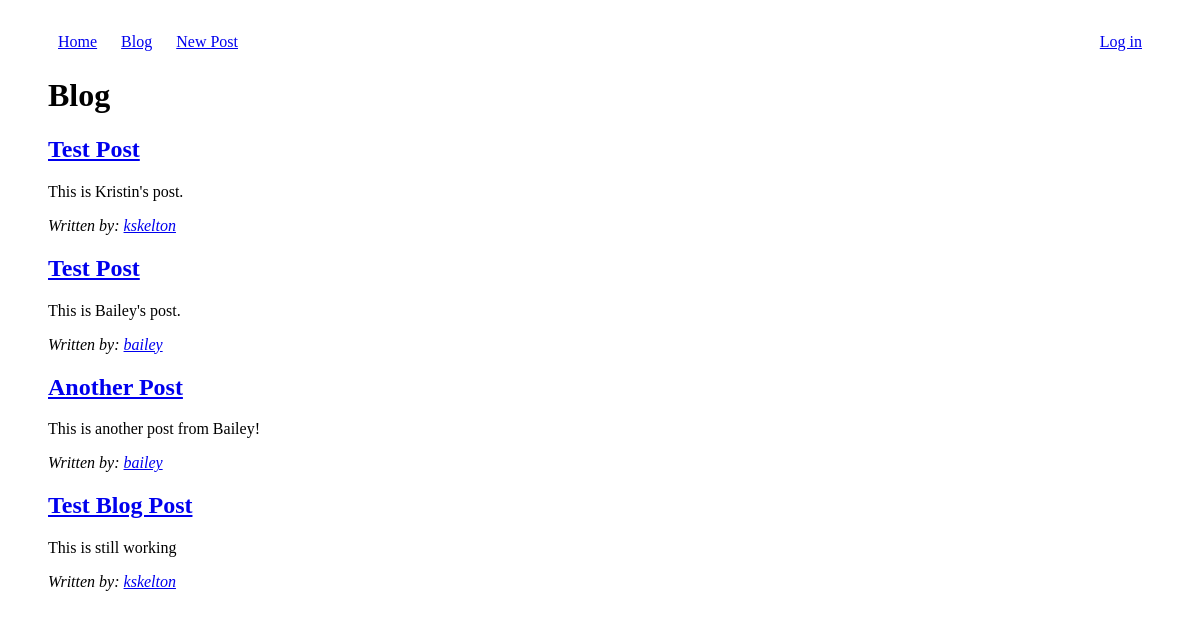
Page /blog on the committed database.
### models.py (models this page shows, shortened)
class Blog(db.Model):
    id = db.Column(db.Integer, primary_key=True)
    title = db.Column(db.String(1000))
    body = db.Column(db.String(10000))
    owner_id = db.Column(db.Integer, db.ForeignKey('user.id'))

class User(db.Model):
    id = db.Column(db.Integer, primary_key=True)
    username = db.Column(db.String(120))
    pw_hash = db.Column(db.String(120))
    blogs = db.relationship('Blog', backref='owner')

### main.py (the view)
@app.route('/blog', methods=['POST', 'GET'])
def blog():
    if request.method == 'POST':
        posts = Blog.query.filter_by().all()
    if request.method == 'GET':
        posts = Blog.query.filter_by().all()
        post_id = request.args.get('id')
        user_id = request.args.get('userId')
        if post_id != None:
            posts = Blog.query.filter_by(id=post_id).first()
        if user_id != None:
            posts = Blog.query.filter_by(owner_id=user_id).all()
    return render_template('blog.html', posts=posts)

### main.py (called while the page is built)
@app.before_request
def require_login():
    allowed_routes = ['login', 'signup', 'blog', 'index']
    if request.endpoint not in allowed_routes and 'username' not in session:
        return redirect('/login')

### templates/blog.html
{% extends "base.html" %}
{% block content %}
    {% if request.args.get('id') != None %}
        <h1>{{posts.title}}</h1>
        <div>{{posts.body}}</div>
        <p><em>Written by: <a href="/blog?userId={{posts.owner_id}}">{{posts.owner.username}}</a></em></p>
    {% else %}
        <h1>Blog</h1>
        {% if posts|length == 0 %}
            <p>No blog posts yet</p>
        {% else %}
            <ul class="no-pad">
                {% for post in posts %}
                    <h2><a href="/blog?id={{post.id}}">{{post.title}}</a></h2>
                    <div>{{post.body}}</div>
                    <p><em>Written by: <a href="/blog?userId={{post.owner_id}}">{{post.owner.username}}</a></em></p>
                {% endfor %}
            </ul>
        {% endif %}
    {% endif %}
{% endblock %}

### templates/base.html (shortened to what this page needs)
<!DOCTYPE html>
<html>
    <head>
    </head>
    <body>
        <header>
            <div class="utility-menu">
                <ul>
                    {% if 'username' in session %}
                        <li>Welcome, {{session['username']}}</li>
                        <li><a href='/logout'>Log out</a></li>
                    {% else %}
                        <li><a href='/login'>Log in</a></li>
                    {% endif %}
                </ul>
            </div>
            <div class="navigation">
                <ul>
                    <li><a href="/">Home</a></li>
                    <li><a href="/blog">Blog</a></li>
                    <li><a href="/newpost">New Post</a></li>
                </ul>
            </div>
        </header>
        <main>
            {% block content %}
            {% endblock %}
        </main>
    </body>
</html>

### rows in the picture
Blog: title "Test Post", body "This is Kristin's post.", owner.username "kskelton"
Blog: title "Test Post", body "This is Bailey's post.", owner.username "bailey"
Blog: title "Another Post", body "This is another post from Bailey!", owner.username "bailey"
Blog: title "Test Blog Post", body "This is still working", owner.username "kskelton"
